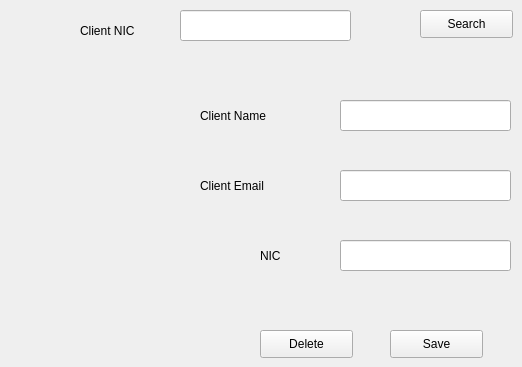
      <widget class="QWidget" name="tab_11">
       <attribute name="title">
        <string>Edit or Delete Client</string>
       </attribute>
       <widget class="QLabel" name="label_23">
        <property name="geometry">
         <rect>
          <x>80</x>
          <y>20</y>
          <width>131</width>
          <height>21</height>
         </rect>
        </property>
        <property name="text">
         <string>Client NIC</string>
        </property>
       </widget>
       <widget class="QLineEdit" name="lineEdit_15">
        <property name="geometry">
         <rect>
          <x>180</x>
          <y>10</y>
          <width>171</width>
          <height>31</height>
         </rect>
        </property>
       </widget>
       <widget class="QPushButton" name="pushButton_11">
        <property name="geometry">
         <rect>
          <x>390</x>
          <y>330</y>
          <width>93</width>
          <height>28</height>
         </rect>
        </property>
        <property name="text">
         <string>Save</string>
        </property>
       </widget>
       <widget class="QPushButton" name="pushButton_12">
        <property name="geometry">
         <rect>
          <x>420</x>
          <y>10</y>
          <width>93</width>
          <height>28</height>
         </rect>
        </property>
        <property name="text">
         <string>Search</string>
        </property>
       </widget>
       <widget class="QPushButton" name="pushButton_27">
        <property name="geometry">
         <rect>
          <x>260</x>
          <y>330</y>
          <width>93</width>
          <height>28</height>
         </rect>
        </property>
        <property name="text">
         <string>Delete</string>
        </property>
       </widget>
       <widget class="QLabel" name="label_13">
        <property name="geometry">
         <rect>
          <x>200</x>
          <y>170</y>
          <width>131</width>
          <height>31</height>
         </rect>
        </property>
        <property name="text">
         <string>Client Email</string>
        </property>
       </widget>
       <widget class="QLineEdit" name="lineEdit_14">
        <property name="geometry">
         <rect>
          <x>340</x>
          <y>240</y>
          <width>171</width>
          <height>31</height>
         </rect>
        </property>
       </widget>
       <widget class="QLineEdit" name="lineEdit_16">
        <property name="geometry">
         <rect>
          <x>340</x>
          <y>170</y>
          <width>171</width>
          <height>31</height>
         </rect>
        </property>
       </widget>
       <widget class="QLabel" name="label_14">
        <property name="geometry">
         <rect>
          <x>260</x>
          <y>240</y>
          <width>131</width>
          <height>31</height>
         </rect>
        </property>
        <property name="text">
         <string>NIC</string>
        </property>
       </widget>
       <widget class="QLineEdit" name="lineEdit_34">
        <property name="geometry">
         <rect>
          <x>340</x>
          <y>100</y>
          <width>171</width>
          <height>31</height>
         </rect>
        </property>
       </widget>
       <widget class="QLabel" name="label_21">
        <property name="geometry">
         <rect>
          <x>200</x>
          <y>100</y>
          <width>131</width>
          <height>31</height>
         </rect>
        </property>
        <property name="text">
         <string>Client Name</string>
        </property>
       </widget>
       <zorder>label_14</zorder>
       <zorder>label_23</zorder>
       <zorder>lineEdit_15</zorder>
       <zorder>pushButton_11</zorder>
       <zorder>pushButton_12</zorder>
       <zorder>pushButton_27</zorder>
       <zorder>label_13</zorder>
       <zorder>lineEdit_14</zorder>
       <zorder>lineEdit_16</zorder>
       <zorder>lineEdit_34</zorder>
       <zorder>label_21</zorder>
      </widget>
